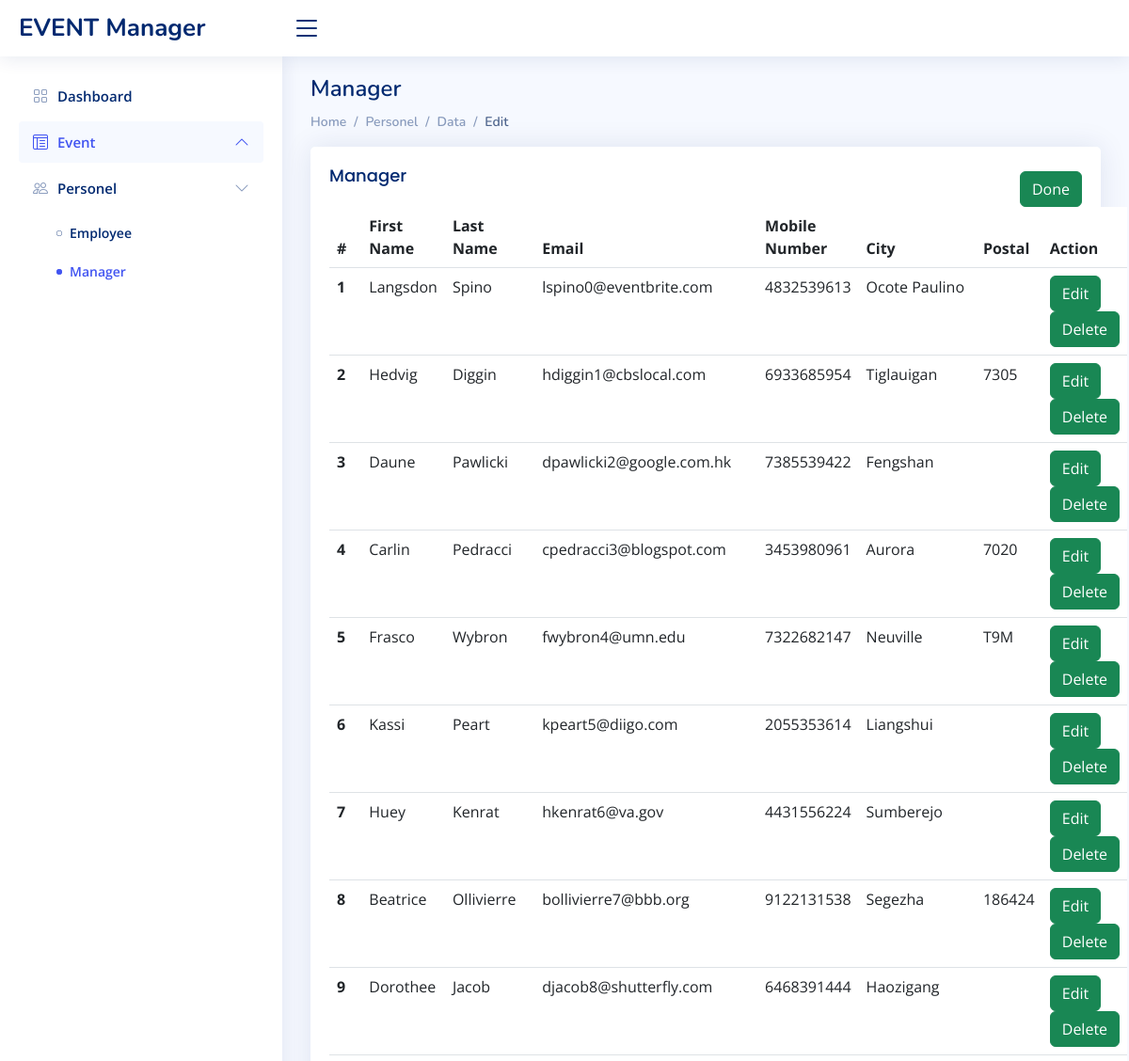
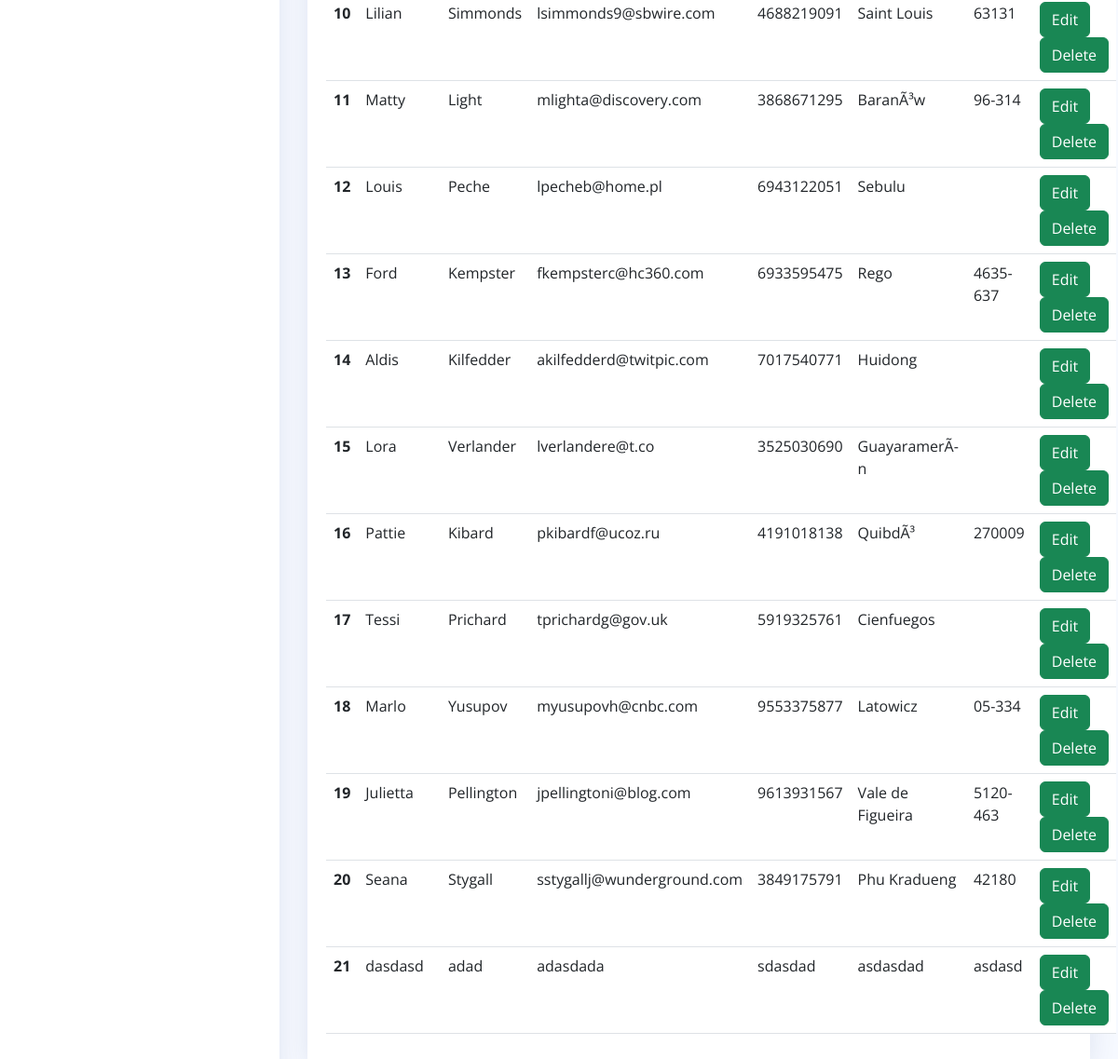
The page /personel/manager/edit.php on the database its author committed (2 pictures, top to bottom).
### tables this page shows
CREATE TABLE `manager` (
  `id` int NOT NULL AUTO_INCREMENT,
  `first_name` varchar(45) DEFAULT NULL,
  `last_name` varchar(45) DEFAULT NULL,
  `email` varchar(45) DEFAULT NULL,
  `mobile_number` varchar(45) DEFAULT NULL,
  `city` varchar(45) DEFAULT NULL,
  `postal_code` varchar(45) DEFAULT NULL,
  PRIMARY KEY (`id`)
);

### personel/manager/edit.php (the view, shortened to what this page needs)
<!DOCTYPE html>
<html lang="en">
<head>
  <link href="../../assets/vendor/bootstrap/css/bootstrap.min.css" rel="stylesheet">
  <link href="../../assets/vendor/bootstrap-icons/bootstrap-icons.css" rel="stylesheet">
  <link href="../../assets/vendor/boxicons/css/boxicons.min.css" rel="stylesheet">
  <link href="../../assets/vendor/quill/quill.snow.css" rel="stylesheet">
  <link href="../../assets/vendor/quill/quill.bubble.css" rel="stylesheet">
  <link href="../../assets/vendor/remixicon/remixicon.css" rel="stylesheet">
  <link href="../../assets/vendor/simple-datatables/style.css" rel="stylesheet">
  <link href="../../assets/css/style.css" rel="stylesheet">
</head>
<body>
  <header id="header" class="header fixed-top d-flex align-items-center">
    <div class="d-flex align-items-center justify-content-between">
      <a href="../../index.php" class="logo d-flex align-items-center">
        <span class="d-none d-lg-block">EVENT Manager</span>
      </a>
      <i class="bi bi-list toggle-sidebar-btn"></i>
    </div>
  </header>
  <aside id="sidebar" class="sidebar">
    <ul class="sidebar-nav" id="sidebar-nav">
      <li class="nav-item">
        <a class="nav-link collapsed" href="../../index.php">
          <i class="bi bi-grid"></i>
          <span>Dashboard</span>
        </a>
      </li>
<li class="nav-item">
        <a class="nav-link " data-bs-target="#tables-nav" data-bs-toggle="collapse" href="#">
          <i class="bi bi-layout-text-window-reverse"></i><span>Event</span><i class="bi bi-chevron-down ms-auto"></i>
        </a>
      </li>
		<li class="nav-item">
        <a class="nav-link collapsed" data-bs-target="#charts-nav" data-bs-toggle="collapse" href="#">
          <i class="bi bi-people"></i><span>Personel</span><i class="bi bi-chevron-down ms-auto"></i>
        </a>
        <ul id="charts-nav" class="nav-content collapse show " data-bs-parent="#sidebar-nav">
          <li>
            <a href="../../personel/employee/employee.php">
                <i class="bi bi-circle"></i><span>Employee</span>
            </a>
          </li>
          <li>
            <a href="../../personel/manager/manager.php" class="active">
				<i class="bi bi-circle"></i><span>Manager</span>
            </a>
          </li>
        </ul>
      </li>
    </ul>
  </aside>
  <main id="main" class="main">
    <div class="pagetitle" >
      <h1>Manager</h1>
		</div>
      <nav>
        <ol class="breadcrumb">
          <li class="breadcrumb-item"><a href="../../index.php">Home</a></li>
          <li class="breadcrumb-item">Personel</li>
          <li class="breadcrumb-item "><a href="../manager/manager.php">Data</a></li>
			  <li class="breadcrumb-item active">Edit</li>
        </ol>
      </nav>
    <section class="section">
      <div class="row">
        <div class="col-lg-12">
          <div class="card">
            <div class="card-body">
             <div style=" display: flex;"> <h5 class="card-title">Manager&nbsp;</h5>
				 <div style = "margin-left:auto; margin-top: auto">
			<a href="../employee/employee.php"><button type="button" class="btn btn-success">Done</button>	 </a>
			</div>
             </div>
<div class="table-container">
    <table id="event-table" class="table datatable ">
        <thead>
            <tr>
                <tr>
                    <th scope="col">#</th>
                    <th scope="col">First Name</th>
                    <th scope="col">Last Name</th>
                    <th scope="col">Email</th>
					<th scope="col">Mobile Number</th>
					<th scope="col">City</th>
					<th scope="col">Postal</th>
					<th scope="col">Action</th>
                  </tr>
            </tr>
        </thead>
        <tbody>
            <?php
            include('../../database/db.php');
            $query = 'SELECT * FROM manager';
            $result = mysqli_query($conn, $query);
            $events = mysqli_fetch_all($result, MYSQLI_ASSOC);
             $count = 0;
            foreach ($events as $event):
            ?>
            <tr>
                <th scope="row"><?php $count++; echo $count; ?></th>
                <td><?php echo $event['first_name']; ?></td>
                <td><?php echo $event['last_name']; ?></td>
                <td><?php echo $event['email']; ?></td>
				<td><?php echo $event['mobile_number']; ?></td>
				<td><?php echo $event['city']; ?></td>
				<td><?php echo $event['postal_code']; ?></td>
                <td> <a href="edit-form.php?id= <?php echo $event['id'];?>"><button type="button" class="btn btn-success">Edit</button>	 </a>
                 <a href="delete.php?id= <?php echo $event['id'];?>"><button type="button" class="btn btn-success">Delete</button>	 </a>
                </td>
            </tr>
            <?php endforeach; ?>
        </tbody>
    </table>
</div>
    </div>
            </div>
          </div>
        </div>
    </section>
  </main>
</body>
</html>

### assets/css/style.css (style rules this page uses)
:root { scroll-behavior: smooth; }
body { font-family: "Open Sans", sans-serif; background: #f6f9ff; color: #444444; }
a { color: #4154f1; text-decoration: none; }
h1, h2, h3, h4, h5, h6 { font-family: "Nunito", sans-serif; }
#main { margin-top: 60px; padding: 20px 30px; transition: all 0.3s; }
.pagetitle { margin-bottom: 10px; }
.pagetitle h1 { font-size: 24px; margin-bottom: 0; font-weight: 600; color: #012970; }
.card { margin-bottom: 30px; border: none; border-radius: 5px; box-shadow: 0px 0 30px rgba(1, 41, 112, 0.1); }
.card-title { padding: 20px 0 15px 0; font-size: 18px; font-weight: 500; color: #012970; font-family: "Poppins", sans-serif; }
.card-body { padding: 0 20px 20px 20px; }
.breadcrumb { font-size: 14px; font-family: "Nunito", sans-serif; color: #899bbd; font-weight: 600; }
.breadcrumb a { color: #899bbd; transition: 0.3s; }
.breadcrumb .breadcrumb-item::before { color: #899bbd; }
.breadcrumb .active { color: #51678f; font-weight: 600; }
.logo { line-height: 1; }
@media (min-width: 1200px) { .logo { width: 280px; } }
.logo span { font-size: 26px; font-weight: 700; color: #012970; font-family: "Nunito", sans-serif; }
.header { transition: all 0.5s; z-index: 997; height: 60px; box-shadow: 0px 2px 20px rgba(1, 41, 112, 0.1); background-color: #fff; padding-left: 20px; }
.header .toggle-sidebar-btn { font-size: 32px; padding-left: 10px; cursor: pointer; color: #012970; }
.sidebar { position: fixed; top: 60px; left: 0; bottom: 0; width: 300px; z-index: 996; transition: all 0.3s; padding: 20px; overflow-y: auto; scrollbar-width: thin; scrollbar-color: #aab7cf transparent; box-shadow: 0px 0px 20px rgba(1, 41, 112, 0.1); background-color: #fff; }
@media (min-width: 1200px) { #main, #footer { margin-left: 300px; } }
.sidebar-nav { padding: 0; margin: 0; list-style: none; }
.sidebar-nav li { padding: 0; margin: 0; list-style: none; }
.sidebar-nav .nav-item { margin-bottom: 5px; }
.sidebar-nav .nav-link { display: flex; align-items: center; font-size: 15px; font-weight: 600; color: #4154f1; transition: 0.3; background: #f6f9ff; padding: 10px 15px; border-radius: 4px; }
.sidebar-nav .nav-link i { font-size: 16px; margin-right: 10px; color: #4154f1; }
.sidebar-nav .nav-link.collapsed { color: #012970; background: #fff; }
.sidebar-nav .nav-link.collapsed i { color: #899bbd; }
.sidebar-nav .nav-link .bi-chevron-down { margin-right: 0; transition: transform 0.2s ease-in-out; }
.sidebar-nav .nav-link:not(.collapsed) .bi-chevron-down { transform: rotate(180deg); }
.sidebar-nav .nav-content { padding: 5px 0 0 0; margin: 0; list-style: none; }
.sidebar-nav .nav-content a { display: flex; align-items: center; font-size: 14px; font-weight: 600; color: #012970; transition: 0.3; padding: 10px 0 10px 40px; transition: 0.3s; }
.sidebar-nav .nav-content a i { font-size: 6px; margin-right: 8px; line-height: 0; border-radius: 50%; }
.sidebar-nav .nav-content a:hover, .sidebar-nav .nav-content a.active { color: #4154f1; }
.sidebar-nav .nav-content a.active i { background-color: #4154f1; }

### rows shown on the page
manager: first_name "Langsdon", last_name "Spino", email "lspino0@eventbrite.com", mobile_number "4832539613", city "Ocote Paulino"
manager: first_name "Hedvig", last_name "Diggin", email "hdiggin1@cbslocal.com", mobile_number "6933685954", city "Tiglauigan", postal_code "7305"
manager: first_name "Daune", last_name "Pawlicki", email "dpawlicki2@google.com.hk", mobile_number "7385539422", city "Fengshan"
manager: first_name "Carlin", last_name "Pedracci", email "cpedracci3@blogspot.com", mobile_number "3453980961", city "Aurora", postal_code "7020"
manager: first_name "Frasco", last_name "Wybron", email "fwybron4@umn.edu", mobile_number "7322682147", city "Neuville", postal_code "T9M"
manager: first_name "Kassi", last_name "Peart", email "kpeart5@diigo.com", mobile_number "2055353614", city "Liangshui"
manager: first_name "Huey", last_name "Kenrat", email "hkenrat6@va.gov", mobile_number "4431556224", city "Sumberejo"
manager: first_name "Beatrice", last_name "Ollivierre", email "bollivierre7@bbb.org", mobile_number "9122131538", city "Segezha", postal_code "186424"
manager: first_name "Dorothee", last_name "Jacob", email "djacob8@shutterfly.com", mobile_number "6468391444", city "Haozigang"
manager: first_name "Lilian", last_name "Simmonds", email "lsimmonds9@sbwire.com", mobile_number "4688219091", city "Saint Louis", postal_code "63131"
manager: first_name "Matty", last_name "Light", email "mlighta@discovery.com", mobile_number "3868671295", city "BaranÃ³w", postal_code "96-314"
manager: first_name "Louis", last_name "Peche", email "lpecheb@home.pl", mobile_number "6943122051", city "Sebulu"
manager: first_name "Ford", last_name "Kempster", email "fkempsterc@hc360.com", mobile_number "6933595475", city "Rego", postal_code "4635-637"
manager: first_name "Aldis", last_name "Kilfedder", email "akilfedderd@twitpic.com", mobile_number "7017540771", city "Huidong"
manager: first_name "Lora", last_name "Verlander", email "lverlandere@t.co", mobile_number "3525030690", city "GuayaramerÃ­n"
manager: first_name "Pattie", last_name "Kibard", email "pkibardf@ucoz.ru", mobile_number "4191018138", city "QuibdÃ³", postal_code "270009"
manager: first_name "Tessi", last_name "Prichard", email "tprichardg@gov.uk", mobile_number "5919325761", city "Cienfuegos"
manager: first_name "Marlo", last_name "Yusupov", email "myusupovh@cnbc.com", mobile_number "9553375877", city "Latowicz", postal_code "05-334"
manager: first_name "Julietta", last_name "Pellington", email "jpellingtoni@blog.com", mobile_number "9613931567", city "Vale de Figueira", postal_code "5120-463"
manager: first_name "Seana", last_name "Stygall", email "sstygallj@wunderground.com", mobile_number "3849175791", city "Phu Kradueng", postal_code "42180"
manager: first_name "dasdasd", last_name "adad", email "adasdada", mobile_number "sdasdad", city "asdasdad", postal_code "asdasd"
